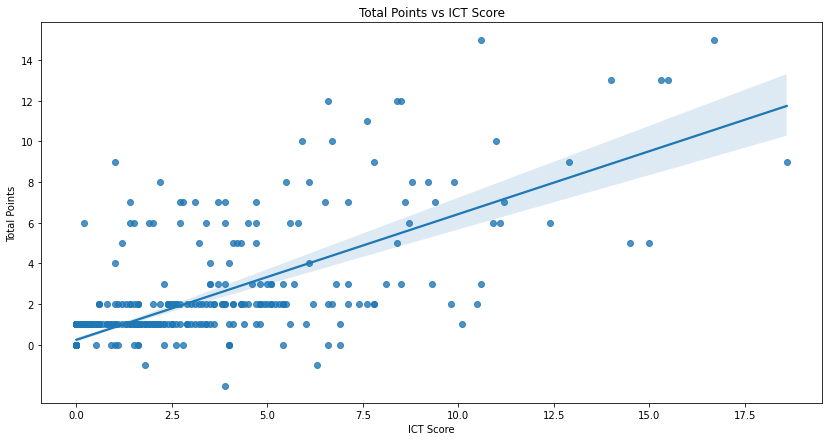

Recreate this plot in Python.
# Import statements
import pandas as pd
import numpy as np
pd.plotting.register_matplotlib_converters()
import matplotlib.pyplot as plt
import seaborn as sns

# Path of the file
gw1_data_filepath = "../input/gw1-data/GW1.csv"

plt.figure(figsize=(14, 7))
plt.title("Total Points vs ICT Score")

# Pandas reads the file
gw1_data = pd.read_csv(gw1_data_filepath)

# Scatter Plot is defined
sns.regplot(x=gw1_data['ict_index'], y=gw1_data['total_points'])

plt.ylabel("Total Points")
plt.xlabel("ICT Score")
plt.yticks(np.arange(0, 16, 2))
